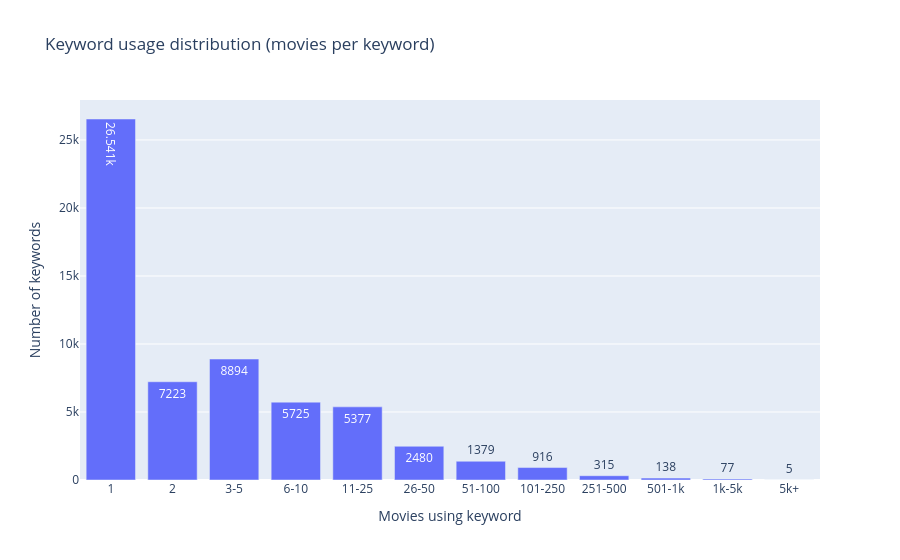

Here is the notebook cell this chart was saved with:
### Markdown cell above
## Keyword usage distribution

How many movies does each keyword appear in?

### Code cell
import plotly.express as px

keywords_meta = pd.read_csv(
    KEYWORDS_FILE,
    usecols=['tmdb_keyword_id', 'name', 'keyword_type', 'is_narrative'],
)

mov_per_kw = (
    pairs.groupby('tmdb_keyword_id')['tmdb_movie_id']
    .count()
    .rename('movie_count')
    .reset_index()
    .merge(keywords_meta, on='tmdb_keyword_id')
)

buckets = [0, 1, 2, 5, 10, 25, 50, 100, 250, 500, 1000, 5000, float('inf')]
labels  = ['1','2','3-5','6-10','11-25','26-50','51-100','101-250','251-500','501-1k','1k-5k','5k+']
mov_per_kw['bucket'] = pd.cut(mov_per_kw['movie_count'], bins=buckets, labels=labels)

dist = mov_per_kw['bucket'].value_counts().reindex(labels).reset_index()
dist.columns = ['movies_per_keyword', 'keyword_count']

hapax     = (mov_per_kw['movie_count'] == 1).sum()
useful    = (mov_per_kw['movie_count'] >= 10).sum()
print(f'Appear in exactly 1 movie : {hapax:,}  ({hapax/len(mov_per_kw)*100:.1f}%)')
print(f'Appear in 10+ movies      : {useful:,}  ({useful/len(mov_per_kw)*100:.1f}%)')

fig = px.bar(
    dist,
    x='movies_per_keyword',
    y='keyword_count',
    text_auto=True,
    title='Keyword usage distribution (movies per keyword)',
    labels={'movies_per_keyword': 'Movies using keyword', 'keyword_count': 'Number of keywords'},
)
fig.update_layout(xaxis_title='Movies using keyword', yaxis_title='Number of keywords')
fig.show()

### Figure 1 — Plotly figure (JSON) as saved in the notebook; plotly's stock layout.template omitted (floating-point values rounded to 4 significant figures)
{"data": [{"hovertemplate": "Movies using keyword=%{x}<br>Number of keywords=%{y}<extra></extra>", "legendgroup": "", "marker": {"color": "#636efa", "pattern": {"shape": ""}}, "name": "", "orientation": "v", "showlegend": false, "textposition": "auto", "texttemplate": "%{y}", "type": "bar", "x": ["1", "2", "3-5", "6-10", "11-25", "26-50", "51-100", "101-250", "251-500", "501-1k", "1k-5k", "5k+"], "xaxis": "x", "y": [26541, 7223, 8894, 5725, 5377, 2480, 1379, 916, 315, 138, 77, 5], "yaxis": "y"}], "layout": {"barmode": "relative", "legend": {"tracegroupgap": 0}, "title": {"text": "Keyword usage distribution (movies per keyword)"}, "xaxis": {"anchor": "y", "domain": [0, 1], "title": {"text": "Movies using keyword"}}, "yaxis": {"anchor": "x", "domain": [0, 1], "title": {"text": "Number of keywords"}}}}
